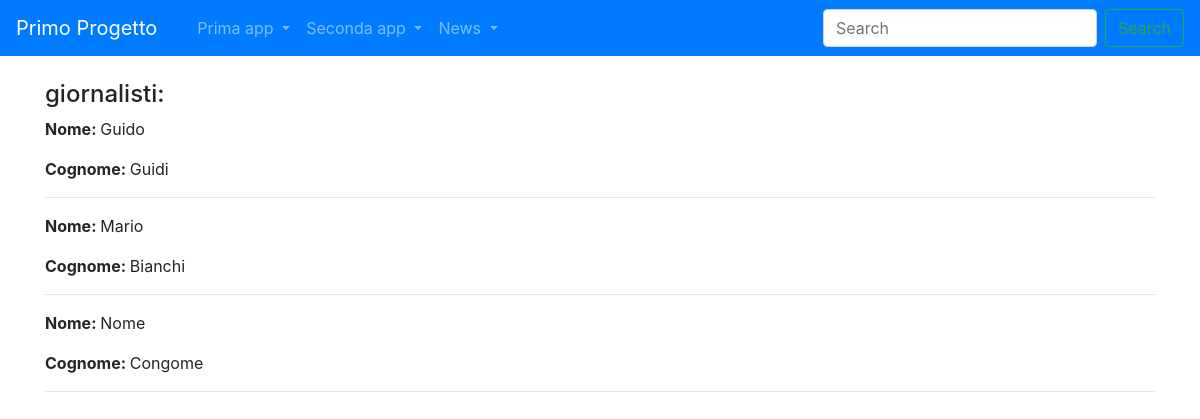
Page /news/lista_giornalisti/ on the committed database.
### news/models.py (models this page shows, shortened)
class Giornalista(models.Model):
    nome = models.CharField(max_length=20)
    cognome = models.CharField(max_length=20)

### news/views.py (the view)
# urls.py: path("lista_giornalisti/", GiornalistaListView.as_view(), name="lista_giornalisti"),
class GiornalistaListView(ListView):
    model= Giornalista
    template_name= "lista_giornalisti.html"
    def get_context_data(self, **kwargs):
        context= super().get_context_data(**kwargs)
        context["giornalisti"] = Giornalista.objects.all()
        return context

### news/templates/lista_giornalisti.html (shortened to what this page needs)
{% extends 'base.html' %}
{% block content %}
    <h4>giornalisti:</h4>
    {% for giornalista in giornalisti %}
    <p><strong>Nome: </strong>{{ giornalista.nome }}</p>
    <p><strong>Cognome: </strong>{{ giornalista.cognome }}</p>
    <hr>
    {% endfor %}
{% endblock content %}

### rows in the picture
Giornalista: nome "Guido", cognome "Guidi"
Giornalista: nome "Mario", cognome "Bianchi"
Giornalista: nome "Nome", cognome "Congome"
